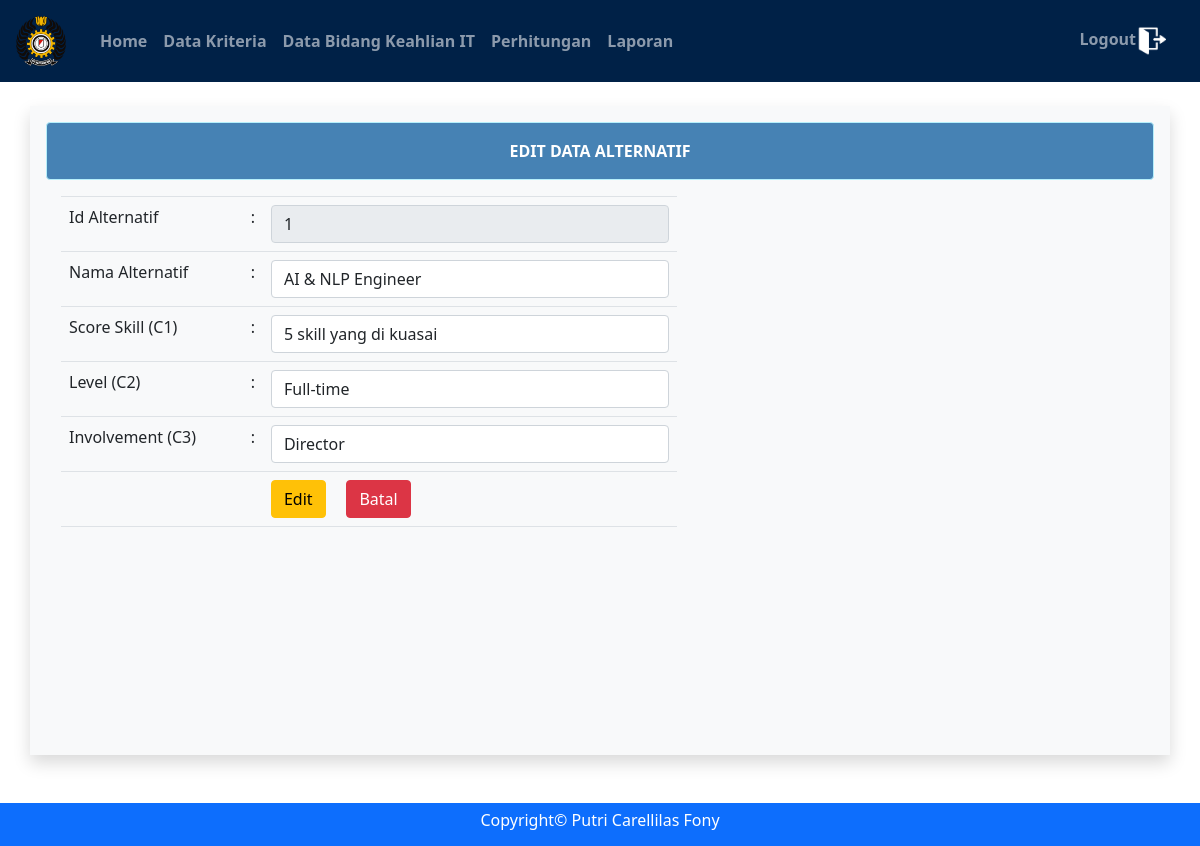
The page /admin/edit_data_cafe.php?id_alternatif=1 (signed in) on the database its author committed.
### tables this page shows
CREATE TABLE `alternatif` (
  `id_alternatif` varchar(25) NOT NULL,
  `nama_alternatif` varchar(50) NOT NULL,
  `c1` varchar(25) NOT NULL,
  `c2` varchar(25) NOT NULL,
  `c3` varchar(25) NOT NULL,
  `nama_skill` varchar(255) DEFAULT NULL,
  `tahun` int(11) NOT NULL
);

### functions.php (called while the page is built, shortened)
<?php
$con = mysqli_connect("localhost", "root", "", "skripsi");
function tampilcafe($query)
{
    global $con;
    $data = mysqli_query($con, $query);
    $rows = [];
    while ($row = mysqli_fetch_assoc($data)) {
        $rows[] = $row;
    }
    return $rows;
}
?>

### admin/edit_data_cafe.php (the view, shortened to what this page needs)
<?php
require '../functions.php';
$id_alternatif = $_GET['id_alternatif'];
$data_cafe = tampilcafe("SELECT * FROM alternatif WHERE id_alternatif = '$id_alternatif' ")[0];
$c1_options = [
  1 => '2-1 skill yang di kuasai',
  2 => '4-3 skill yang di kuasai',
  3 => '5 skill yang di kuasai ',
];
$c2_options = [
  1 => 'contrak',
  2 => 'Full-time',
];
$c3_options = [
  3 => 'Entry level',
  2 => 'Associate, Mid-Senior Level',
  1 => 'Director ',
];
?>
<!doctype html>
<html lang="en">
<head>
  <link rel="stylesheet" type="text/css" href="../bootstrap/css/bootstrap.min.css">
  <link href="https://cdn.jsdelivr.net/npm/bootstrap@5.1.1/dist/css/bootstrap.min.css" rel="stylesheet">
</head>
<body>
  <nav class="navbar navbar-expand-lg navbar-dark" style="background-color: #002147;">
    <a class="navbar-brand" href="#"><img src="../img/stt.png" width="50"></a>
    <div class="collapse navbar-collapse" id="navbarNavAltMarkup">
      <div class="navbar-nav" style="margin: 10px;">
        <a class="nav-link" href="index.php"><b>Home</b></a>
        <a class="nav-link" href="data_kriteria.php"><b>Data Kriteria</b></a>
        <a class="nav-link" href="it.php"><b>Data Bidang Keahlian IT</b></a>
        <a class="nav-link" href="data_cafe.php"><b>Perhitungan</b></a>
        <a class="nav-link" href="laporan.php"><b>Laporan</b></a>
      </div>
      <div class="navbar-nav ms-auto" style="margin: 10px;">
        <a class="log nav-link" href="../logout.php"><b>Logout</b><img src="../img/logout.png" width="30"></a>
      </div>
    </div>
  </nav>
  <br>
  <div class="container bg-light shadow p-3 mb-5">
    <div class="alert alert-info">
      <center><b>EDIT DATA ALTERNATIF</b></center>
    </div>
    <div class="col-md-7">
      <form method="post" class="form-group">
        <table class="table">
          <tr>
            <td width="200"><label>Id Alternatif</label></td>
            <td> : </td>
            <td width="500"><input type="text" name="id_alternatif" value="<?= $data_cafe['id_alternatif']; ?>" readonly class="form-control" autocomplete="off"></td>
          </tr>
          <tr>
            <td><label>Nama Alternatif</label></td>
            <td> : </td>
            <td width="500"> <input type="text" name="nama_alternatif" value="<?= $data_cafe['nama_alternatif']; ?>" class="form-control" autocomplete="off"></td>
          </tr>
          <tr>
            <td><label>Score Skill (C1)</label></td>
            <td> : </td>
            <td width="500">
              <select name="c1" class="form-control" required>
                <?php foreach ($c1_options as $value => $label): ?>
                  <option value="<?= $value; ?>" <?= $data_cafe['c1'] == $value ? 'selected' : ''; ?>><?= $label; ?></option>
                <?php endforeach; ?>
              </select>
            </td>
          </tr>
          <tr>
            <td><label>Level (C2)</label></td>
            <td> : </td>
            <td width="500">
              <select name="c2" class="form-control" required>
                <?php foreach ($c2_options as $value => $label): ?>
                  <option value="<?= $value; ?>" <?= $data_cafe['c2'] == $value ? 'selected' : ''; ?>><?= $label; ?></option>
                <?php endforeach; ?>
              </select>
            </td>
          </tr>
          <tr>
            <td><label>Involvement (C3)</label></td>
            <td> : </td>
            <td width="500">
              <select name="c3" class="form-control" required>
                <?php foreach ($c3_options as $value => $label): ?>
                  <option value="<?= $value; ?>" <?= $data_cafe['c3'] == $value ? 'selected' : ''; ?>><?= $label; ?></option>
                <?php endforeach; ?>
              </select>
            </td>
          </tr>
          <tr>
            <td></td>
            <td></td>
            <td>
              <button type="submit" name="edit" class="btn btn-warning">Edit</button> &nbsp;&nbsp;&nbsp;
              <a href="data_cafe.php" class="btn btn-danger">Batal</a>
            </td>
          </tr>
        </table>
      </form>
    </div>
  </div>
  <div class="col-md-12 bg-primary">
    <div class="copyright">
      <h6>Copyright&copy; Putri Carellilas Fony</h6>
    </div>
  </div>
</body>
</html>

### admin/edit_data_cafe.php (style rules this page uses)
body { background-color: #ffffff; }
.container { min-height: calc(100vh - 211px - -60px); }
.alert-info { background-color: #4682B4; color: #ffffff; }
.col-md-12 { padding: 8px; background-color: #002147; }
.copyright h6 { color: white !important; font-size: 16px; text-align: center; }

### rows shown on the page
alternatif: id_alternatif "1", nama_alternatif "AI & NLP Engineer", c1 "5 skill yang di kuasai", c2 "Full-time", c3 "Director"
